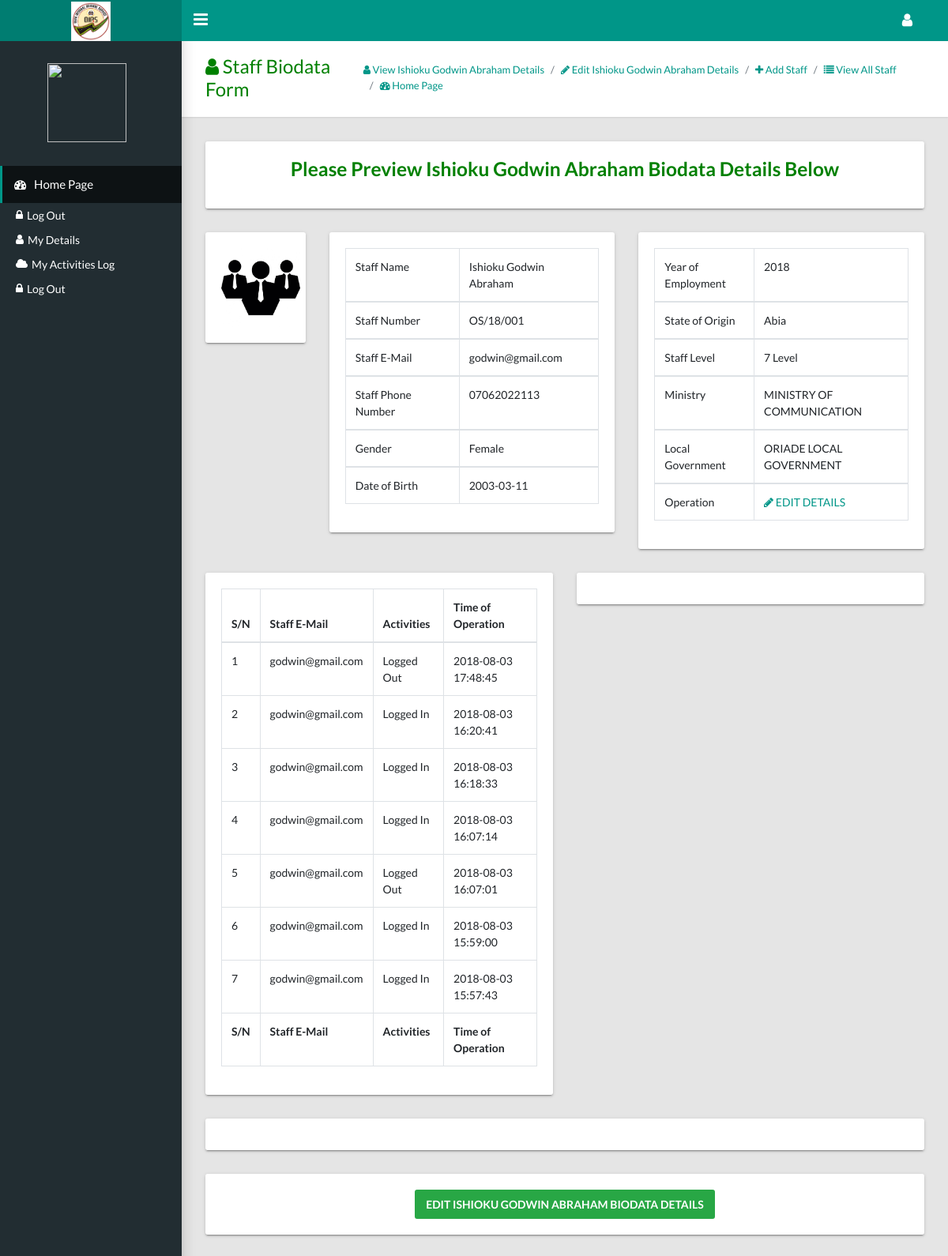
Screenshot of /ict-department/staff-details.php?staff_number=OS/18/001 with the database file from the repository.
### tables this page shows
CREATE TABLE `staff_biodata` (
  `staff_id` int(255) NOT NULL,
  `staff_passport` text NOT NULL,
  `staff_name` varchar(255) NOT NULL,
  `staff_number` varchar(255) NOT NULL,
  `sex` varchar(6) NOT NULL,
  `birth_date` varchar(255) NOT NULL,
  `local_govt_id` int(255) NOT NULL,
  `ministry_id` int(255) NOT NULL,
  `year_of_employment` varchar(255) NOT NULL,
  `category_id` int(255) NOT NULL,
  `staff_email` varchar(255) NOT NULL,
  `staff_phone` varchar(255) NOT NULL,
  `state_origin` varchar(255) NOT NULL,
  `staff_level` varchar(255) NOT NULL,
  `type_id` int(255) NOT NULL,
  `time_added` timestamp NOT NULL DEFAULT CURRENT_TIMESTAMP ON UPDATE CURRENT_TIMESTAMP
);

CREATE TABLE `ministry` (
  `ministry_id` int(255) NOT NULL,
  `ministry_name` text NOT NULL,
  `ministry_code` varchar(255) NOT NULL,
  `ministry_logo` text NOT NULL,
  `time_added` timestamp NOT NULL DEFAULT CURRENT_TIMESTAMP ON UPDATE CURRENT_TIMESTAMP
);

CREATE TABLE `local_govt` (
  `local_govt_id` int(255) NOT NULL,
  `local_govt_name` text NOT NULL,
  `local_govt_code` varchar(255) NOT NULL,
  `time_added` timestamp NOT NULL DEFAULT CURRENT_TIMESTAMP ON UPDATE CURRENT_TIMESTAMP
);

CREATE TABLE `activity` (
  `act_id` int(255) NOT NULL,
  `action` text NOT NULL,
  `user_details` varchar(255) NOT NULL,
  `time_added` timestamp NULL DEFAULT CURRENT_TIMESTAMP ON UPDATE CURRENT_TIMESTAMP
);

### ict-department/libs_dev/staff/staff_class.php (called while the page is built, shortened)
<?php
	class staffBiodataIGR
	{
		public $db;
		function __construct($db)
		{
			$this->db=$db;
		}
		public function seestaff_biodataDetails($staff_number)
		{
			try {
				$gettingstaff_biodataDetails = $this->db->prepare("SELECT * FROM staff_biodata WHERE staff_number=:staff_number");
				$arrGet = array(':staff_number'=>$staff_number);
				$gettingstaff_biodataDetails->execute($arrGet);
				$see_staff_biodata = $gettingstaff_biodataDetails->fetch();
				return $see_staff_biodata;
			} catch (PDOException $e) {
				$_SESSION['error']= $e->getMessage();
			}
		}
	}
?>

### ict-department/libs_dev/local-ministry/local_ministry_class.php (called while the page is built, shortened)
<?php
	class stateMinistry
	{
		public $db;
		function __construct($db)
		{
			$this->db=$db;
		}
		public function gettingMinistryIDDetails($ministry_id)
		{
			try {
				$gettingMinistry = $this->db->prepare("SELECT * FROM ministry WHERE ministry_id=:ministry_id");
				$getMin = array(':ministry_id'=>$ministry_id);
				$gettingMinistry->execute($getMin);
				$gold = $gettingMinistry->fetch();
				return $gold;
			} catch (PDOException $e) {
				$_SESSION['error'] = $e->getMessage();
			}
		}
	}
	class localMinistry extends stateMinistry{
		public function gettingLocalGocyIDDetails($local_govt_id)
		{
			try {
				$gettingMinistry = $this->db->prepare("SELECT * FROM local_govt WHERE local_govt_id=:local_govt_id");
				$getMin = array(':local_govt_id'=>$local_govt_id);
				$gettingMinistry->execute($getMin);
				$gold = $gettingMinistry->fetch();
				return $gold;
			} catch (PDOException $e) {
				$_SESSION['error'] = $e->getMessage();
			}
		}
	}
?>

### ict-department/staff-details.php (the view, shortened to what this page needs)
<?php
	require '../header.php';
    require 'libs_dev/staff/staff_class.php';
    $staffBiodata = new staffBiodataIGR($db);
	require '../side-bar.php';
    require 'libs_dev/local-ministry/local_ministry_class.php';
    $minstryDetails = new stateMinistry($db);
    $localDetails = new localMinistry($db);
    $staff_number = $_GET['staff_number'];
    $staffDetails = $staffBiodata->seestaff_biodataDetails($staff_number);
    $staff_name = $staffDetails['staff_name'];
?>
<main class="app-content">
    <div class="app-title">
        <div>
	         <div>
                <h1 style="color: green"><i class="fa fa-user"></i> Staff Biodata Form</h1>
            </div>
        </div>
        <ul class="app-breadcrumb breadcrumb">
             <li class="breadcrumb-item active"><a href="staff-details.php?staff_number=<?php echo $staff_number ?>"><i class="fa fa-user"></i> View <?php echo $staff_name ?> Details </a></li>
            <li class="breadcrumb-item"><a href="edit-staff-details.php?staff_number=<?php echo $staff_number ?>"><i class="fa fa-pencil"></i> Edit <?php echo $staff_name ?> Details </a></li>
            <li class="breadcrumb-item"><a href="add-staff-biodata.php"><i class="fa fa-plus"></i> Add Staff </a></li>
          	<li class="breadcrumb-item"><a href="view-all-staffs.php"><i class="fa fa-list"></i> View All Staff </a></li>
          	<li class="breadcrumb-item"><a href="./"><i class="fa fa-dashboard"></i> Home Page</a></li>
        </ul>
    </div>
    <div class="row">
        <div class="col-md-12">
        </div>
        <div class="col-md-12">
            <div class="tile">
                <div class="row">
                    <div class="col-lg-12">
                        <h3><p align="center" style="color: green">Please Preview <?php echo $staff_name ?> Biodata Details Below </p></h3>
                    </div>
                </div>
            </div>
            <form action="process-add-staff-biodata.php" method="post" enctype="multipart/form-data">
                <div class="row">
                    <div class="col-md-2">
                        <div class="tile">
                            <img src="<?php echo 'staff-passport/'.$staffDetails['staff_passport']; ?>" align="center" style="height:100px; width: 100px;">
                        </div>
                    </div>
                    <div class="col-md-5">
                        <div class="tile">
                            <div class="tile-body">
                                <table class="table table-hover table-bordered" id="sampleTable">
                                    <b>
                                    <tbody>
                                        <tr>
                                            <td>Staff Name</td>
                                            <td><?php echo $staff_name ?></td>
                                        </tr>
                                    </tbody>
                                    <tbody>
                                        <tr>
                                            <td>Staff Number</td>
                                            <td><?php echo $staff_number; ?></td>
                                        </tr>
                                    </tbody>
                                    <tbody>
                                        <tr>
                                            <td>Staff E-Mail</td>
                                            <td><?php echo $staff_email= $staffDetails['staff_email'] ?></td>
                                        </tr>
                                    </tbody>
                                    <tbody>
                                        <tr>
                                            <td>Staff Phone Number</td>
                                            <td><?php echo $staffDetails['staff_phone'] ?></td>
                                        </tr>
                                    </tbody>
                                    <tbody>
                                        <tr>
                                            <td>Gender</td>
                                            <td><?php echo $staffDetails['sex'] ?></td>
                                        </tr>
                                    </tbody>
                                    <tbody>
                                        <tr>
                                            <td>Date of Birth</td>
                                            <td><?php echo $staffDetails['birth_date'] ?></td>
                                        </tr>
                                    </tbody></b>
                                </table>
                            </div>
                        </div>
                    </div>
                    <div class="col-md-5">
                        <div class="tile">
                            <div class="tile-body">
                                <table class="table table-hover table-bordered" id="sampleTable">
                                    <tbody>
                                        <tr>
                                            <td>Year of Employment</td>
                                            <td><?php echo $staffDetails['year_of_employment'] ?></td>
                                        </tr>
                                    </tbody>
                                    <tbody>
                                        <tr>
                                            <td>State of Origin</td>
                                            <td><?php echo $staffDetails['state_origin'] ?></td>
                                        </tr>
                                    </tbody>
                                    <tbody>
                                        <tr>
                                            <td>Staff Level</td>
                                            <td><?php echo $staffDetails['staff_level'] ?></td>
                                        </tr>
                                    </tbody>
                                    <tbody>
                                        <tr>
                                            <td>Ministry</td>
                                            <td><?php $ministry_id = $staffDetails['ministry_id'];
                                            $sola= $minstryDetails->gettingMinistryIDDetails($ministry_id);
                                            echo $sola['ministry_name']; ?></td>
                                        </tr>
                                    </tbody>
                                    <tbody>
                                        <tr>
                                            <td>Local Government</td>
                                            <td><?php $local_govt_id= $staffDetails['local_govt_id'];
                                            $depo = $localDetails->gettingLocalGocyIDDetails($local_govt_id);
                                            echo $depo['local_govt_name']; ?></td>
                                        </tr>
                                    </tbody>
                                    <tbody>
                                        <tr>
                                            <td>Operation</td>
                                            <td><a href="edit-staff-details.php?staff_number=<?php echo $staff_number ?>"><i class="fa fa-pencil"></i> EDIT  DETAILS</a></td>
                                        </tr>
                                    </tbody>
                                </table>
                            </div>
                        </div>
                    </div>
                    <div class="col-md-6">
                        <div class="tile">
                            <div class="tile-body">
                                <div class="tile-body"><?php
                                    $staff_activity = $db->prepare("SELECT * FROM activity WHERE user_details=:staff_email ORDER BY act_id DESC LIMIT 0,10");
                                    $arrAct = array(':staff_email'=>$staff_email);
                                    $staff_activity->execute($arrAct);
                                    if($staff_activity->rowCount()==0){  ?>
                                        <p style="color: red" align="center">No Activity Was Found For <?php echo $staff_name; ?></p><?php
                                    }else{?>
                                        <table class="table table-hover table-bordered" id="sampleTable">
                                            <thead>
                                                <tr>
                                                    <th>S/N</th>
                                                    <th>Staff E-Mail</th>
                                                    <th>Activities</th>
                                                    <th>Time of Operation</th>
                                                </tr>
                                            </thead>
                                             <tfoot>
                                                <tr>
                                                    <th>S/N</th>
                                                    <th>Staff E-Mail</th>
                                                    <th>Activities</th>
                                                    <th>Time of Operation</th>
                                                </tr>
                                            </tfoot>
                                            <tbody><?php
                                                $num =1;
                                                while($see_staff_act = $staff_activity->fetch()){ ?>
                                                    <tr>
                                                        <td><?php echo $num; ?></td>
                                                        <td><?php echo $staff_email ?></span></td>
                                                        <td><?php echo $see_staff_act['action']; ?></td>
                                                        <td class="color-primary"><?php echo $see_staff_act['time_added']; ?></td>
                                                    </tr><?php
                                                    $num++;
                                                } ?>
                                            </tbody>
                                        </table><?php
                                    } ?>
                                </div>
                            </div>
                        </div>
                    </div>
                    <div class="col-md-6">
                        <div class="tile">
                        </div>
                    </div>
                    <div class="col-md-12">
                        <div class="tile">
                        </div>
                    </div>
                    <div class="col-lg-12">
                        <div class="tile">
                            <div class="row">
                                <div class="col-lg-12" align="center">
                                    <a href="" class="btn btn-success">EDIT <?php echo strtoupper($staff_name) ?> BIODATA DETAILS</a>
                                </div>
                            </div>
                        </div>
                    </div>
                </div>
            </form>
         </div>
    </div>
</main>
<?php
	require '../footer.php';
?>

### rows the page displays
staff_biodata: staff_name "Ishioku Godwin Abraham", staff_passport (picture), staff_email "godwin@gmail.com", staff_phone "07062022113", sex "Female", birth_date "2003-03-11", year_of_employment "2018", state_origin "Abia", staff_level "7 Level", staff_name "ISHIOKU GODWIN ABRAHAM"
ministry: ministry_name "MINISTRY OF COMMUNICATION"
local_govt: local_govt_name "ORIADE LOCAL GOVERNMENT"
activity: action "Logged Out", time_added "2018-08-03 17:48:45"
activity: action "Logged In", time_added "2018-08-03 16:20:41"
activity: action "Logged In", time_added "2018-08-03 16:18:33"
activity: action "Logged In", time_added "2018-08-03 16:07:14"
activity: action "Logged Out", time_added "2018-08-03 16:07:01"
activity: action "Logged In", time_added "2018-08-03 15:59:00"
activity: action "Logged In", time_added "2018-08-03 15:57:43"

### other values shown
$staff_number "OS/18/001"
